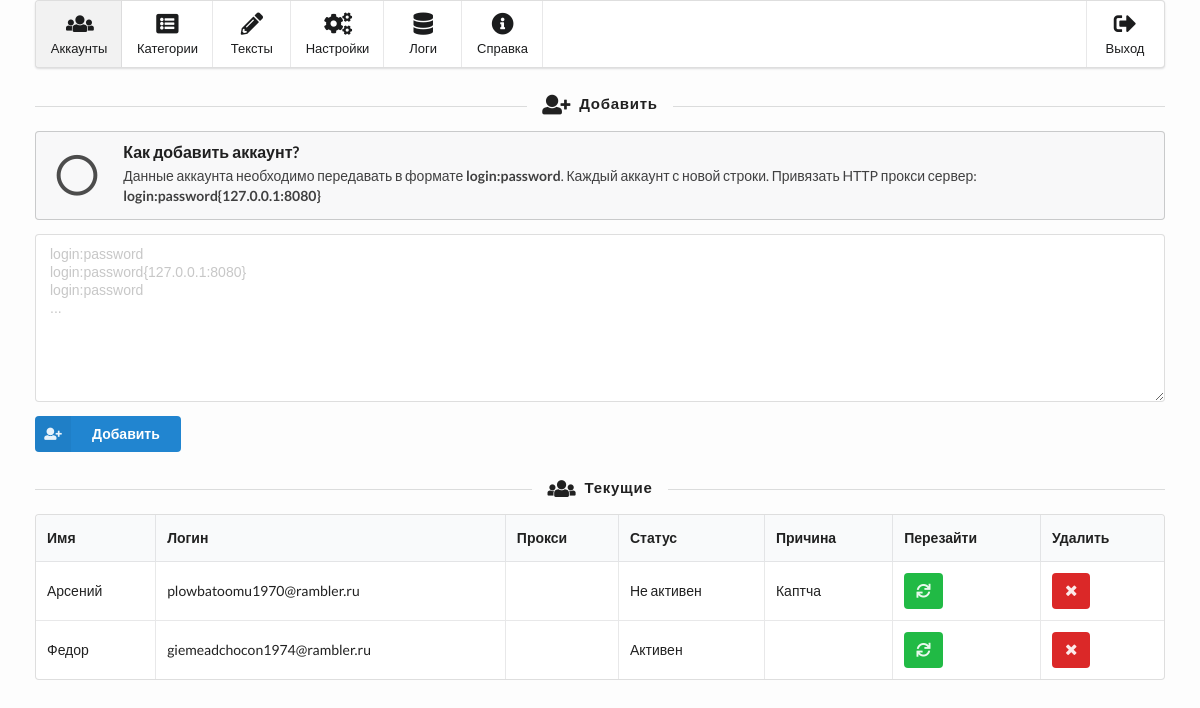
Page / (signed in) on the earlier database version.
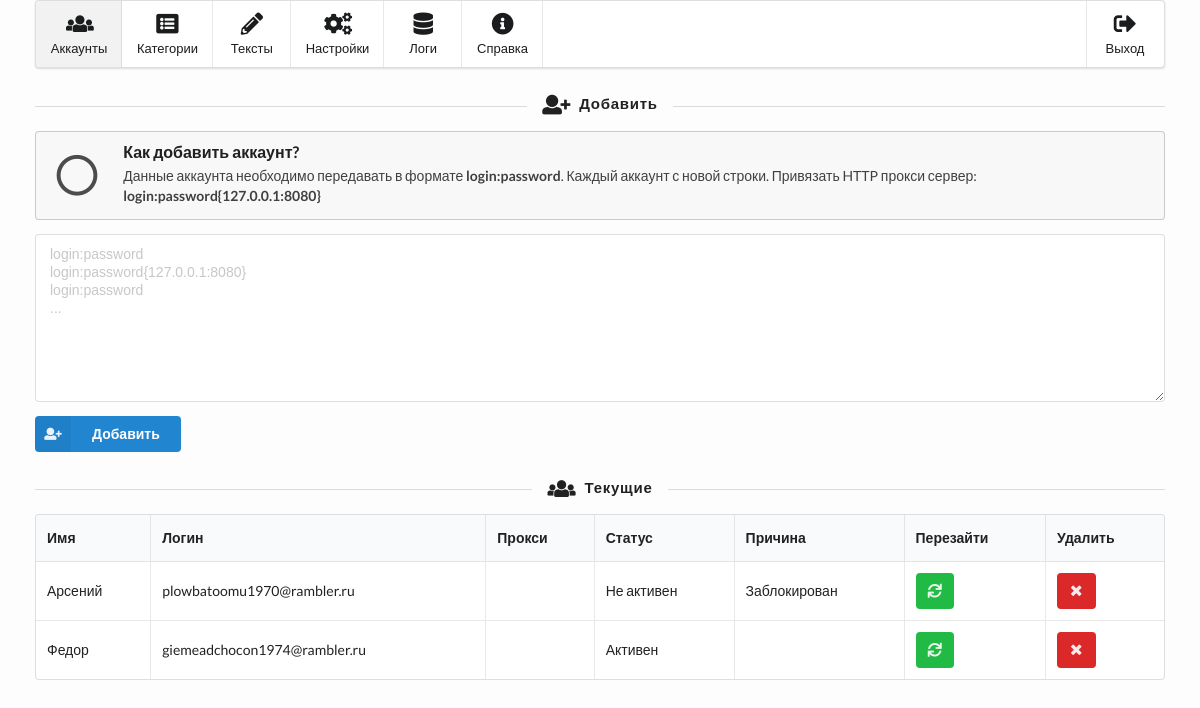
Same page on the later database version.
### tables this page shows
CREATE TABLE accounts (id INTEGER PRIMARY KEY AUTOINCREMENT, name VARCHAR (255), login VARCHAR (255) UNIQUE, password VARCHAR (255), proxy VARCHAR (30), sessid VARCHAR (255), auth BOOLEAN (1), captcha BOOLEAN (1), block BOOLEAN (1), nologpas BOOLEAN (1), ip BOOLEAN (1), reset BOOLEAN (1), http BOOLEAN (1));

### public/router.php (called while the page is built, shortened)
<?php
$pages = [
	'login' => 'Avito: Авторизация',
	'exit' => 'Avito: Выход',
	'404' => 'Avito: Страница не найдена',
	'accounts' => 'Avito: Аккаунты',
	'categories' => 'Avito: Категории',
	'texts' => 'Avito: Тексты',
	'settings' => 'Avito: Настройки',
	'logging' => 'Avito: Логи',
	'info' => 'Avito: Справка',
];
if (isset($_GET['page'])) {
	$get=$_GET['page'];
	if (array_key_exists($get, $pages) and file_exists(PAGES.'/back/'.$get.'.php') and file_exists(PAGES.'/front/'.$get.'.php')) {
		$page = $get;
	} else {
		$page = '404';
	}
} else {
	$page = 'accounts';
}

### classes/DB.class.php (called while the page is built)
<?php
class DB
{
	static private $connect = null;
	static public function connect()
	{
		if (null === self::$connect) {
			self::$connect = new PDO('sqlite:'.DATABASES.'/database.db') ;
		}
		return self::$connect;
	}
}

### public/pages/back/accounts.php (called while the page is built, shortened)
<?php
$sql = "SELECT id, name, login, proxy, auth, captcha, block, nologpas, ip, reset, http FROM accounts";
$accounts = DB::connect()->query($sql)->fetchAll(PDO::FETCH_OBJ);

### classes/Account.class.php (called while the page is built, shortened)
<?php
class Account
{
	public static function getNonAuthCause($account)
	{
		if ($account->auth) {
			return '';
		} else {
			if ($account->http) {
				return 'Прокси';
			} elseif ($account->ip) {
				return 'Блок по IP';
			} elseif ($account->reset) {
				return 'Сброшен пароль';
			} elseif ($account->captcha) {
				return 'Каптча';
			} elseif ($account->nologpas) {
				return 'Логин или пароль';
			} elseif ($account->block) {
				return 'Заблокирован';
			} else {
				return 'Неизвестно';
			}
		}
	}
}

### public/pages/front/accounts.php (the view, shortened to what this page needs)
<h4 class="ui horizontal divider header"><i class="add user icon"></i>Добавить</h4>
<div class="ui icon message">
	<i class="help circle outline icon"></i>
	<div class="content">
		<div class="header">
			Как добавить аккаунт?
		</div>
		<p>Данные аккаунта необходимо передавать в формате <b>login:password</b>. Каждый аккаунт с новой строки. Привязать HTTP прокси сервер: <b>login:password{127.0.0.1:8080}</b></p>
	</div>
</div>
<form class="ui form success" action="" method="post">
	<div class="field">
		<textarea name="accounts" placeholder="login:password&#13;&#10;login:password{127.0.0.1:8080}&#13;&#10;login:password&#13;&#10;..."></textarea>
	</div>
	<button type="submit" class="ui primary submit labeled icon button">
		<i class="add user icon"></i>
		Добавить
	</button>
</form>
<?php if ($accounts): ?>
<h4 class="ui horizontal divider header"><i class="users icon"></i>Текущие</h4>
<table class="ui single line celled table">
	<thead>
		<tr>
			<th>Имя</th>
			<th>Логин</th>
			<th>Прокси</th>
			<th>Статус</th>
			<th>Причина</th>
			<th>Перезайти</th>
			<th>Удалить</th>
		</tr>
	</thead>
	<tbody>
		<?php foreach ($accounts as $account): ?>
		<tr>
			<td><?php echo $account->name; ?></td>
			<td><?php echo $account->login; ?></td>
			<td><?php echo $account->proxy; ?></td>
			<td><?php echo $account->auth ? 'Активен' : 'Не активен'; ?></td>
			<td><?php echo Account::getNonAuthCause($account); ?></td>
			<td>
				<form action="" method="post">
					<button type="submit" class="ui positive icon button">
						<i class="refresh icon"></i>
					</button>
				</form>
			</td>
			<td>
				<form action="" method="post">
					<button type="submit" class="ui negative icon button">
						<i class="remove icon"></i>
					</button>
				</form>
			</td>
		</tr>
		<?php endforeach; ?>
	</tbody>
</table>
<?php endif; ?>

### public/index.php (shortened to what this page needs)
<?php
require_once PUBL . '/router.php';
require_once PAGES . '/back/' . $page . '.php';
?>
<!doctype html>
<html lang="ru">
	<head>
		<link rel="stylesheet" href="https://cdnjs.cloudflare.com/ajax/libs/semantic-ui/2.2.9/semantic.min.css">
		<link rel="stylesheet" href="style.css">
	</head>
	<body>
		<?php if (isset($_SESSION['user'])): ?>
		<div class="ui labeled icon small menu">
			<a class="<?php if ($page == 'accounts') echo 'active '; ?>item" href="<?php echo DOMAIN; ?>/?page=accounts">
				<i class="users icon"></i>
				<span class="menu-text">Аккаунты</span>
			</a>
			<a class="<?php if ($page == 'categories') echo 'active '; ?>item" href="<?php echo DOMAIN; ?>/?page=categories">
				<i class="browser icon"></i>
				<span class="menu-text">Категории</span>
			</a>
			<a class="<?php if ($page == 'texts') echo 'active '; ?>item" href="<?php echo DOMAIN; ?>/?page=texts">
				<i class="write icon"></i>
				<span class="menu-text">Тексты</span>
			</a>
			<a class="<?php if ($page == 'settings') echo 'active '; ?>item" href="<?php echo DOMAIN; ?>/?page=settings">
				<i class="settings icon"></i>
				<span class="menu-text">Настройки</span>
			</a>
			<a class="<?php if ($page == 'logging') echo 'active '; ?>item" href="<?php echo DOMAIN; ?>/?page=logging">
				<i class="database icon"></i>
				<span class="menu-text">Логи</span>
			</a>
			<a class="<?php if ($page == 'info') echo 'active '; ?>item" href="<?php echo DOMAIN; ?>/?page=info">
				<i class="info circle icon"></i>
				<span class="menu-text">Справка</span>
			</a>
			<div class="right menu">
				<a class="item" href="<?php echo DOMAIN; ?>/?page=exit"><i class="sign out icon"></i><span class="menu-text">Выход</span></a>
			</div>
		</div>
		<?php endif; ?>
		<?php require_once PAGES . '/front/' . $page . '.php'; ?>
		<div class="bottom"></div>
	</body>
</html>

### public/style.css (style rules this page uses)
html, body { background-color: #fdfdfd; }
body { padding: 0 35px 0 35px; }
.bottom { height: 20px; }

Differences in the rows shown:
changed accounts "Арсений": Account::getNonAuthCause($account) "Каптча" → "Заблокирован"
